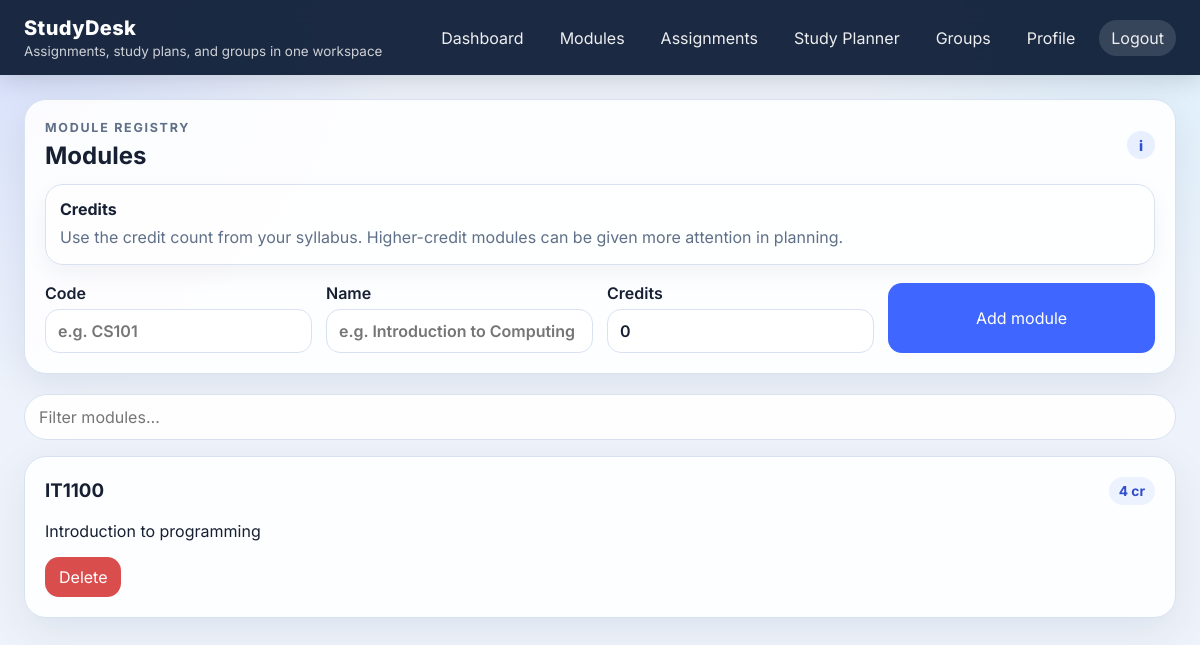
Screenshot of /modules (signed in) with the database file from the repository.
### models.py (models this page shows)
class Module(db.Model):
    __tablename__ = "modules"
    id = db.Column(db.Integer, primary_key=True)
    user_id = db.Column(db.Integer, db.ForeignKey("users.id"), nullable=False, index=True)
    code = db.Column(db.String(20), nullable=False)
    name = db.Column(db.String(120), nullable=False)
    credits = db.Column(db.Integer, default=0)
    assignments = db.relationship("Assignment", backref="module", lazy=True, cascade="all, delete-orphan")
    exams = db.relationship("ExamEvent", backref="module", lazy=True, cascade="all, delete-orphan")
    topics = db.relationship("StudyTopic", backref="module", lazy=True, cascade="all, delete-orphan")
    plans = db.relationship("StudyPlan", backref="module", lazy=True, cascade="all, delete-orphan")
    groups = db.relationship("StudyGroup", backref="module", lazy=True, cascade="all, delete-orphan")

### app.py (the view, shortened to what this page needs)
@app.route("/modules", methods=["GET", "POST"])
@login_required
def modules():
    items = Module.query.filter_by(user_id=current_user.id).all()
    return render_template("modules.html", modules=items)

### app.py (called while the page is built)
@login_manager.user_loader
def load_user(user_id):
    return User.query.get(int(user_id))

### templates/modules.html
{% extends "base.html" %}
{% block content %}
<section class="card">
  <div class="section-head">
    <div>
      <div class="eyebrow">Module registry</div>
      <h1>Modules</h1>
    </div>
    <span class="tip" title="Every assignment, topic, exam, and group starts with a module.">i</span>
  </div>
  <div class="helper-grid">
    <div class="help-card"><strong>Credits</strong><p>Use the credit count from your syllabus. Higher-credit modules can be given more attention in planning.</p></div>
  </div>
  <form method="post" class="form-grid three-col">
    <label>Code
      <input type="text" name="code" required minlength="2" maxlength="20" pattern="[A-Za-z0-9][A-Za-z0-9\- ]{1,19}" placeholder="e.g. CS101" title="2 to 20 characters; letters, numbers, spaces, or hyphens">
    </label>
    <label>Name
      <input type="text" name="name" required minlength="2" maxlength="120" placeholder="e.g. Introduction to Computing">
    </label>
    <label>Credits
      <input type="number" name="credits" min="0" max="60" value="0" title="Credit weight used for prioritization">
    </label>
    <button type="submit">Add module</button>
  </form>
</section>
<div class="toolbar">
  <input type="search" class="searchbox" placeholder="Filter modules…" data-live-filter=".module-card" title="Search your module list">
</div>
<div class="grid">
  {% for m in modules %}
  <div class="card module-card">
    <div class="section-head">
      <h3>{{ m.code }}</h3>
      <span class="pill">{{ m.credits }} cr</span>
    </div>
    <p>{{ m.name }}</p>
    <form method="post" action="{{ url_for('delete_module', module_id=m.id) }}">
      <button class="danger" type="submit" title="Remove this module and its linked records">Delete</button>
    </form>
  </div>
  {% endfor %}
</div>
{% endblock %}

### static/css/style.css (style rules this page uses)
:root { --bg: #eef3fb; --card: rgba(255,255,255,0.9); --card-solid: #ffffff; --text: #172033; --muted: #5f6f87; --primary: #3f67ff; --primary-dark: #2d4fd6; --primary-soft: #e8efff; --danger: #d94d4d; --border: #d8e2f0; --shadow: 0 12px 40px rgba(15, 29, 55, 0.08); }
* { box-sizing: border-box; }
html, body { min-height: 100%; }
body { margin: 0; font-family: 'Inter', system-ui, -apple-system, BlinkMacSystemFont, Arial, sans-serif; background: radial-gradient(circle at top left, rgba(63,103,255,0.14), transparent 28%), radial-gradient(circle at top right, rgba(96,217,255,0.12), transparent 24%), var(--bg); color: var(--text); }
.card, .auth-card, .mini-card, .plan-card, .stat-box { background: var(--card); border: 1px solid var(--border); border-radius: 22px; box-shadow: var(--shadow); }
.card, .auth-card, .plan-card { padding: 20px; margin-bottom: 20px; }
.hero h1, .auth-card h1, .card h1 { margin-top: 0; }
.grid, .grid-2, .grid-3, .grid-4 { display: grid; gap: 20px; }
.grid { grid-template-columns: repeat(auto-fit, minmax(240px, 1fr)); }
.form-grid { display: grid; gap: 14px; }
.form-grid.three-col { grid-template-columns: repeat(auto-fit, minmax(220px, 1fr)); }
label { display: grid; gap: 6px; font-weight: 600; }
input, select, textarea, button { font: inherit; }
input, select, textarea { width: 100%; border: 1px solid var(--border); border-radius: 14px; padding: 11px 12px; background: #fff; color: var(--text); transition: border-color 0.15s ease, box-shadow 0.15s ease; }
button, .button-link, .ghost-button { display: inline-flex; justify-content: center; align-items: center; gap: 8px; border: 0; border-radius: 14px; padding: 10px 14px; cursor: pointer; text-decoration: none; transition: transform 0.12s ease, background 0.18s ease, opacity 0.18s ease; }
button, .button-link { background: var(--primary); color: #fff; }
button.danger { background: var(--danger); }
.toolbar { display: flex; gap: 12px; align-items: center; margin: 8px 0 16px; flex-wrap: wrap; }
.searchbox { min-width: min(100%, 320px); flex: 1; padding: 12px 14px; border-radius: 999px; border: 1px solid var(--border); background: rgba(255,255,255,0.96); }
.section-head { display: flex; justify-content: space-between; gap: 12px; align-items: center; margin-bottom: 12px; }
.section-head h1, .section-head h2, .section-head h3 { margin: 0; }
.eyebrow { font-size: 0.78rem; letter-spacing: 0.14em; text-transform: uppercase; color: var(--muted); font-weight: 700; margin-bottom: 6px; }
.tip { width: 28px; height: 28px; border-radius: 50%; display: inline-flex; align-items: center; justify-content: center; background: var(--primary-soft); color: var(--primary-dark); font-weight: 800; font-size: 0.9rem; flex: 0 0 auto; }
.pill { display: inline-flex; align-items: center; gap: 6px; padding: 6px 10px; border-radius: 999px; background: #edf2ff; color: #304dca; font-size: 0.86rem; font-weight: 700; }
.helper-grid { display: grid; grid-template-columns: repeat(auto-fit, minmax(220px, 1fr)); gap: 12px; margin: 14px 0 18px; }
.help-card { background: rgba(255,255,255,0.76); border: 1px solid var(--border); border-radius: 18px; padding: 14px; box-shadow: 0 8px 24px rgba(15, 29, 55, 0.05); }
.help-card strong { display: block; margin-bottom: 6px; }
.help-card p { margin: 0; color: var(--muted); line-height: 1.55; }
.tip { cursor: help; }

### rows the page displays
Module: code "IT1100", credits "4", name "Introduction to programming"
